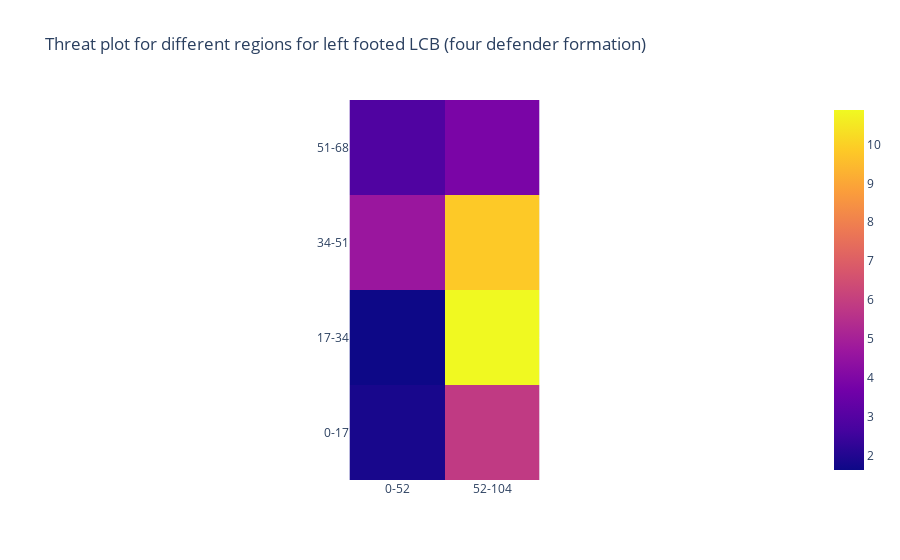

Here is the notebook cell this chart was saved with:
### Code cell
# The graphs have been saved in 'threat_plots' data folder
pcolorplotter(
    four_defs_lf_lcbs_regionwiseoff,
    'Threat plot for different regions for left footed LCB (four defender formation)',
    'offvalue_left_lcb_4def')

### Figure 1 — Plotly figure (JSON) as saved in the notebook; plotly's stock layout.template omitted (floating-point values rounded to 4 significant figures)
{"data": [{"coloraxis": "coloraxis", "hovertemplate": "x: %{x}<br>y: %{y}<br>color: %{z}<extra></extra>", "type": "heatmap", "x": ["0-52", "52-104"], "y": ["51-68", "34-51", "17-34", "0-17"], "z": [[2.89, 3.88], [4.673, 9.824], [1.63, 10.88], [1.826, 5.847]]}], "layout": {"coloraxis": {"colorscale": [[0, "#0d0887"], [0.1111, "#46039f"], [0.2222, "#7201a8"], [0.3333, "#9c179e"], [0.4444, "#bd3786"], [0.5556, "#d8576b"], [0.6667, "#ed7953"], [0.7778, "#fb9f3a"], [0.8889, "#fdca26"], [1, "#f0f921"]]}, "title": {"text": "Threat plot for different regions for left footed LCB (four defender formation)"}, "xaxis": {"constrain": "domain", "scaleanchor": "y"}, "yaxis": {"autorange": "reversed", "constrain": "domain"}}}
